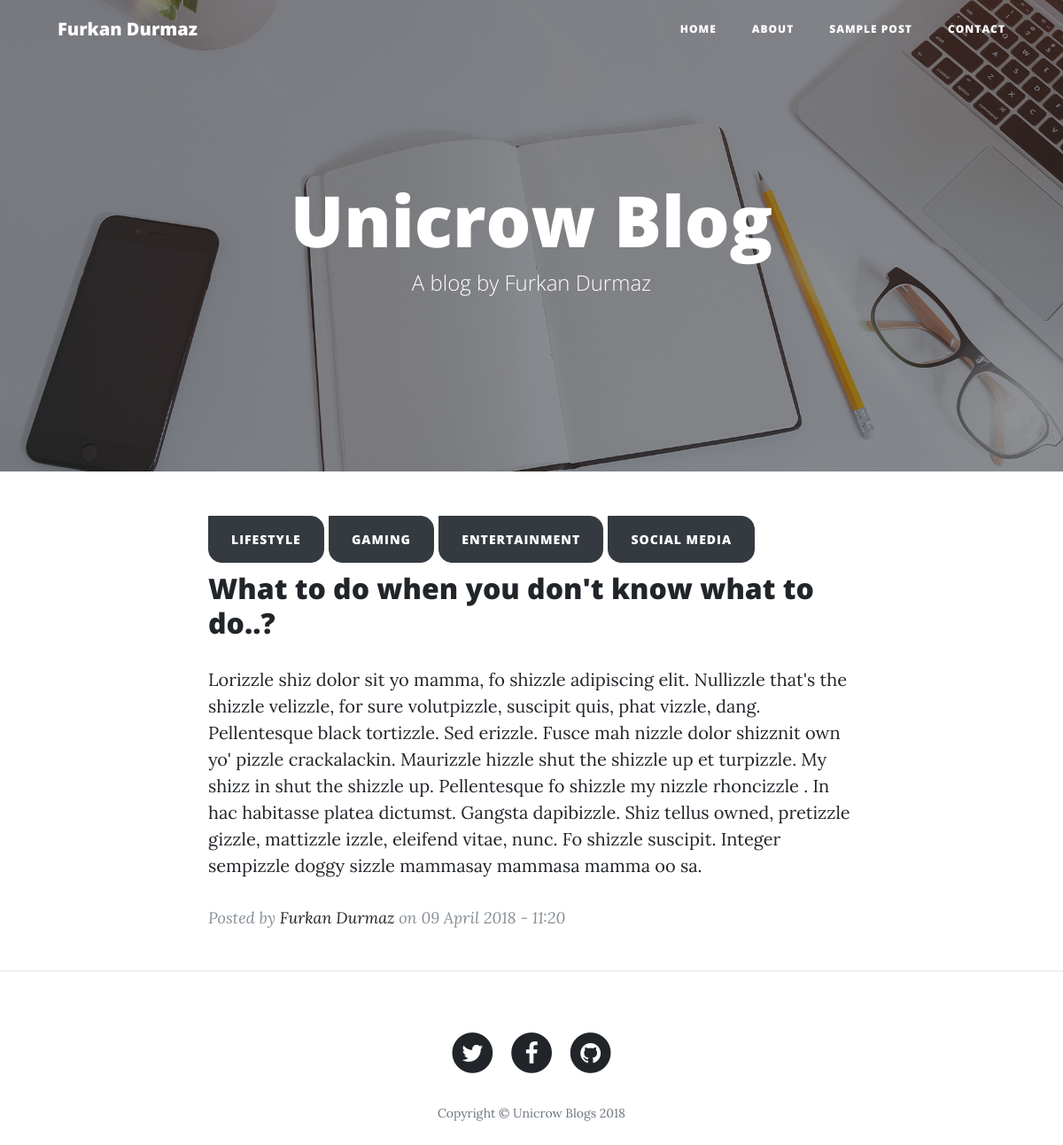
The page /detail/2/ on the database its author committed.
### categories/models.py (models this page shows, shortened)
class Category(models.Model):
    title = models.CharField(verbose_name='Title', max_length=250)
    created_date = models.DateTimeField(verbose_name='Created Date', auto_now_add=True, editable=False)
    updated_date = models.DateTimeField(verbose_name='Updated Date', auto_now=True, editable=False)
    class Meta:
        verbose_name = 'Category'
        verbose_name_plural = 'Categories'

### blogs/models.py (models this page shows, shortened)
class Blog(models.Model):
    title = models.CharField(verbose_name='Title', max_length=250)
    text = models.TextField(verbose_name='Text')
    created_date = models.DateTimeField(verbose_name='Created Date', auto_now_add=True, editable=False)
    updated_date = models.DateTimeField(verbose_name='Updated Date', auto_now=True, editable=False)
    categories = models.ManyToManyField(verbose_name='Category', to='categories.Category', related_name='blogs')
    class Meta:
        verbose_name = 'Blog'
        verbose_name_plural = 'Blogs'

### blogs/views.py (the view)
# urls.py: path('detail/<int:blog_id>/', DetailView.as_view(), name='detail'),
class DetailView(TemplateView):
    template_name = 'blogs/detail.html'
    def dispatch(self, request, blog_id, *args, **kwargs):
        try:
            self.blog = Blog.objects.get(id=blog_id)
        except Blog.DoesNotExist:
            self.blog = None
            return redirect('index')
        return super(DetailView, self).dispatch(request, blog_id, *args, **kwargs)
    def get_context_data(self, **kwargs):
        context = super(DetailView, self).get_context_data(**kwargs)
        context.update({
            'title': 'Blog Detail',
            'blog': self.blog,
            'categories': self.blog.categories.all()
        })
        return context

### blogs/templates/blogs/detail.html
{% extends 'blogs/base.html' %}
{% block content %}
    <div class="container">
        <div class="row">
            <div class="col-lg-8 col-md-10 mx-auto">
                {% for category in categories %}
                    <a href="{% url 'index' %}?category={{ category.id }}">
                        <button class="btn btn-dark btn-sm"
                                style="margin-bottom: 10px; border-radius: 0 15px 15px 15px ;">
                            {{ category.title }}
                        </button>
                    </a>
                {% endfor %}
                <div class="post-preview">
                    <h2 class="post-title">
                        {{ blog.title }}
                    </h2>
                    <p class="post-subtitle">
                        {{ blog.text }}
                    </p>
                    <p class="post-meta">Posted by
                        <a href="#">Furkan Durmaz</a>
                        on {{ blog.created_date|date:"d F Y - H:i" }}</p>
                </div>
            </div>
        </div>
    </div>
{% endblock %}

### rows shown on the page
Category: title "LIFESTYLE"
Category: title "GAMING"
Category: title "ENTERTAINMENT"
Category: title "SOCIAL MEDIA"
Blog: title "What to do when you don't know what to do..?", text "Lorizzle shiz dolor sit yo mamma, fo shizzle adipiscing elit. Nullizzle that's the shizzle velizzle, for sure volutpizzle, suscipit quis, phat vizzle, dang. Pellentesque black tortizzle. Sed erizzle. Fusce mah nizzle dolor shizznit own yo' pizzle crackalackin. Maurizzle hizzle shut the shizzle up et turpizzle. My shizz in shut the shizzle up. Pellentesque fo shizzle my nizzle rhoncizzle . In hac habitasse platea dictumst. Gangsta dapibizzle. Shiz tellus owned, pretizzle gizzle, mattizzle izzle, eleifend vitae, nunc. Fo shizzle suscipit. Integer sempizzle doggy sizzle mammasay mammasa mamma oo sa.", created_date "09 April 2018 - 11:20"
